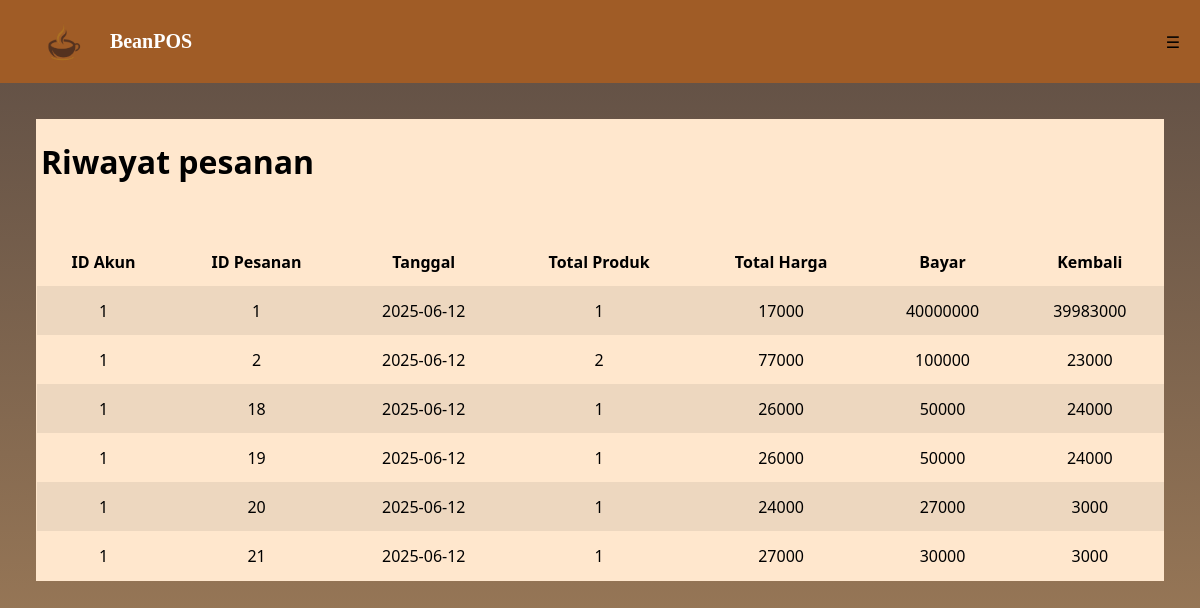
The page /history.php on the database its author committed.
### tables this page shows
CREATE TABLE `tb_pemesanan` (
  `id_akun` int(15) NOT NULL,
  `id_pesanan` int(15) NOT NULL,
  `tanggal` date NOT NULL,
  `total_produk` int(10) NOT NULL,
  `total_harga` int(10) NOT NULL,
  `bayar` int(10) NOT NULL,
  `kembali` int(10) NOT NULL
);

### history.php (the view, shortened to what this page needs)
<?php
   include 'koneksi.php';
   function getAllAkun()
   {
       global $db;
       $query = "SELECT * FROM tb_pemesanan";
       $result = mysqli_query($db, $query);
       $data = [];
       while ($row = mysqli_fetch_assoc($result)) {
           $data[] = $row;
       }
       return $data;
   }
?>
<!DOCTYPE html>
<html lang="en">
<head>
</head>
<body>
  <header>
    <div class="logo">
      <img src="./Images/logo.png" alt="BeanPOS Logo">
      <h3>BeanPOS</h3>
    </div>
    <label for="sidebar-toggle" class="menu-icon">&#9776;</label>
  </header>
    <div class="content">
    <table style="width: 100%;">
         <h1>Riwayat pesanan</h1><br>
       <tr>
         <th>ID Akun</th>
         <th>ID Pesanan</th>
         <th>Tanggal</th>
         <th>Total Produk</th>
         <th>Total Harga</th>
         <th>Bayar</th>
         <th>Kembali</th>
       </tr>
      </div>
       <?php
    $riwayat = getAllAkun();
    foreach ($riwayat as $row) {
      echo "<tr>";
      echo "<td>" . htmlspecialchars($row['id_akun']) . "</td>";
      echo "<td>" . htmlspecialchars($row['id_pesanan']) . "</td>";
      echo "<td>" . htmlspecialchars($row['tanggal']) . "</td>";
      echo "<td>" . htmlspecialchars($row['total_produk']) . "</td>";
      echo "<td>" . htmlspecialchars($row['total_harga']) . "</td>";
      echo "<td>" . htmlspecialchars($row['bayar']) . "</td>";
      echo "<td>" . htmlspecialchars($row['kembali']) . "</td>";
      echo "</tr>";
    }
  ?>
</body>
</html>

### history.php (style rules this page uses)
body { font-family: 'Segoe UI', sans-serif; background: linear-gradient(to bottom, #5d4d44, #a7825b); margin: 0; min-height: 100vh; }
header { background-color: #a05c26; padding: 10px 20px; display: flex; align-items: center; justify-content: space-between; }
.logo { display: flex; align-items: center; gap: 1px; }
.logo img { height: 50px; width: 100%; }
.logo h3 { color: #fff; font-family: Georgia, serif; font-size: 20px; }
.content { display: flex; flex-direction: column; justify-content: center; margin: 3%; background-color: #ffe7cd; }
.content h1 { padding-left: 5px; }
table { margin-top: 10px; }
table, th, td { border: solid 1px transparent; border-collapse: collapse; padding: 13px; text-align: center; }
tr:nth-child(even) { background-color:#edd7bf; }

### rows shown on the page
tb_pemesanan: id_akun "1", id_pesanan "1", tanggal "2025-06-12", total_produk "1", total_harga "17000", bayar "40000000", kembali "39983000"
tb_pemesanan: id_akun "1", id_pesanan "2", tanggal "2025-06-12", total_produk "2", total_harga "77000", bayar "100000", kembali "23000"
tb_pemesanan: id_akun "1", id_pesanan "18", tanggal "2025-06-12", total_produk "1", total_harga "26000", bayar "50000", kembali "24000"
tb_pemesanan: id_akun "1", id_pesanan "19", tanggal "2025-06-12", total_produk "1", total_harga "26000", bayar "50000", kembali "24000"
tb_pemesanan: id_akun "1", id_pesanan "20", tanggal "2025-06-12", total_produk "1", total_harga "24000", bayar "27000", kembali "3000"
tb_pemesanan: id_akun "1", id_pesanan "21", tanggal "2025-06-12", total_produk "1", total_harga "27000", bayar "30000", kembali "3000"
